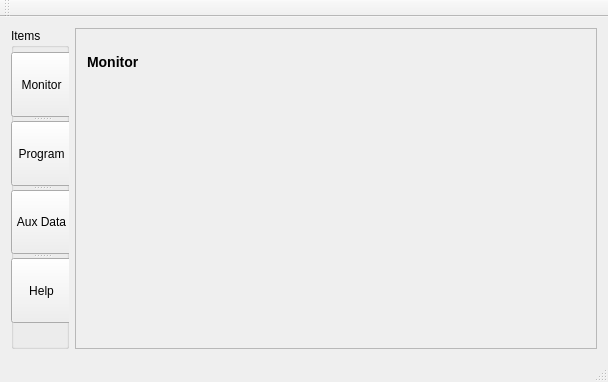
<?xml version="1.0" encoding="UTF-8"?>
<ui version="4.0">
 <class>MainWindow</class>
 <widget class="QMainWindow" name="MainWindow">
  <property name="geometry">
   <rect>
    <x>0</x>
    <y>0</y>
    <width>608</width>
    <height>382</height>
   </rect>
  </property>
  <property name="windowTitle">
   <string>MainWindow</string>
  </property>
  <widget class="QWidget" name="centralWidget">
   <layout class="QHBoxLayout" name="horizontalLayout_2">
    <item>
     <layout class="QHBoxLayout" name="horizontalLayout">
      <item>
       <widget class="QGroupBox" name="navGroupBox">
        <property name="title">
         <string>Items</string>
        </property>
        <widget class="QSplitter" name="splitter">
         <property name="geometry">
          <rect>
           <x>0</x>
           <y>24</y>
           <width>61</width>
           <height>271</height>
          </rect>
         </property>
         <property name="orientation">
          <enum>Qt::Vertical</enum>
         </property>
         <widget class="QPushButton" name="monitorButton">
          <property name="text">
           <string>Monitor</string>
          </property>
         </widget>
         <widget class="QPushButton" name="programButton">
          <property name="text">
           <string>Program</string>
          </property>
         </widget>
         <widget class="QPushButton" name="auxButton">
          <property name="text">
           <string>Aux Data</string>
          </property>
         </widget>
         <widget class="QPushButton" name="helpButton">
          <property name="text">
           <string>Help</string>
          </property>
         </widget>
        </widget>
        <zorder>splitter</zorder>
        <zorder>stackedWidget</zorder>
        <zorder>stackedWidget</zorder>
        <zorder>stackedWidget</zorder>
        <zorder>stackedWidget</zorder>
        <zorder>stackedWidget</zorder>
        <zorder>stackedWidget</zorder>
       </widget>
      </item>
      <item>
       <widget class="QStackedWidget" name="stackedWidget">
        <property name="frameShape">
         <enum>QFrame::StyledPanel</enum>
        </property>
        <property name="frameShadow">
         <enum>QFrame::Raised</enum>
        </property>
        <property name="lineWidth">
         <number>1</number>
        </property>
        <widget class="QWidget" name="monitorPage">
         <layout class="QVBoxLayout" name="verticalLayout">
          <item>
           <widget class="QLabel" name="labelMonitor">
            <property name="text">
             <string>&lt;h3&gt;Monitor&lt;/h3&gt;</string>
            </property>
           </widget>
          </item>
          <item>
           <widget class="QSplitter" name="splitter_2">
            <property name="orientation">
             <enum>Qt::Horizontal</enum>
            </property>
           </widget>
          </item>
          <item>
           <widget class="QFrame" name="frame">
            <property name="sizePolicy">
             <sizepolicy hsizetype="Fixed" vsizetype="Preferred">
              <horstretch>0</horstretch>
              <verstretch>0</verstretch>
             </sizepolicy>
            </property>
            <property name="frameShape">
             <enum>QFrame::StyledPanel</enum>
            </property>
            <property name="frameShadow">
             <enum>QFrame::Raised</enum>
            </property>
            <widget class="QLabel" name="labelH1">
             <property name="geometry">
              <rect>
               <x>150</x>
               <y>10</y>
               <width>20</width>
               <height>25</height>
              </rect>
             </property>
             <property name="text">
              <string>&lt;h4&gt;H1&lt;/h4&gt;</string>
             </property>
            </widget>
            <widget class="QProgressBar" name="t1ProgressBar">
             <property name="geometry">
              <rect>
               <x>40</x>
               <y>60</y>
               <width>81</width>
               <height>21</height>
              </rect>
             </property>
             <property name="value">
              <number>24</number>
             </property>
            </widget>
            <widget class="QProgressBar" name="h2ProgressBar">
             <property name="geometry">
              <rect>
               <x>180</x>
               <y>60</y>
               <width>121</width>
               <height>25</height>
              </rect>
             </property>
             <property name="value">
              <number>24</number>
             </property>
            </widget>
            <widget class="QLabel" name="labelH2">
             <property name="geometry">
              <rect>
               <x>150</x>
               <y>60</y>
               <width>20</width>
               <height>25</height>
              </rect>
             </property>
             <property name="text">
              <string>&lt;h4&gt;H1&lt;/h4&gt;</string>
             </property>
            </widget>
            <widget class="QProgressBar" name="t2ProgressBar">
             <property name="geometry">
              <rect>
               <x>180</x>
               <y>10</y>
               <width>121</width>
               <height>25</height>
              </rect>
             </property>
             <property name="value">
              <number>24</number>
             </property>
            </widget>
            <widget class="QLabel" name="labelT2">
             <property name="geometry">
              <rect>
               <x>10</x>
               <y>60</y>
               <width>33</width>
               <height>25</height>
              </rect>
             </property>
             <property name="text">
              <string>&lt;h4&gt;T2&lt;/h4&gt;</string>
             </property>
            </widget>
            <widget class="QProgressBar" name="h1ProgressBar">
             <property name="geometry">
              <rect>
               <x>40</x>
               <y>10</y>
               <width>89</width>
               <height>25</height>
              </rect>
             </property>
             <property name="value">
              <number>24</number>
             </property>
            </widget>
            <widget class="QLabel" name="labelT1">
             <property name="geometry">
              <rect>
               <x>10</x>
               <y>10</y>
               <width>31</width>
               <height>21</height>
              </rect>
             </property>
             <property name="text">
              <string>&lt;h4&gt;T1&lt;/h4&gt;</string>
             </property>
            </widget>
           </widget>
          </item>
          <item>
           <widget class="QSplitter" name="splitter_4">
            <property name="orientation">
             <enum>Qt::Horizontal</enum>
            </property>
           </widget>
          </item>
          <item>
           <widget class="QSplitter" name="splitter_3">
            <property name="orientation">
             <enum>Qt::Horizontal</enum>
            </property>
           </widget>
          </item>
          <item>
           <widget class="QSplitter" name="splitter_5">
            <property name="orientation">
             <enum>Qt::Horizontal</enum>
            </property>
           </widget>
          </item>
         </layout>
        </widget>
        <widget class="QWidget" name="programPage">
         <widget class="QLabel" name="labelProgram">
          <property name="geometry">
           <rect>
            <x>190</x>
            <y>0</y>
            <width>111</width>
            <height>20</height>
           </rect>
          </property>
          <property name="text">
           <string>&lt;h3&gt;program Set&lt;/h3&gt;</string>
          </property>
         </widget>
        </widget>
        <widget class="QWidget" name="auxPage">
         <widget class="QLabel" name="labelAux">
          <property name="geometry">
           <rect>
            <x>210</x>
            <y>0</y>
            <width>67</width>
            <height>17</height>
           </rect>
          </property>
          <property name="text">
           <string>&lt;h3&gt;Aux Data&lt;/h3&gt;</string>
          </property>
         </widget>
        </widget>
        <widget class="QWidget" name="helpPage">
         <widget class="QLabel" name="labelHelp">
          <property name="geometry">
           <rect>
            <x>240</x>
            <y>0</y>
            <width>41</width>
            <height>21</height>
           </rect>
          </property>
          <property name="text">
           <string>&lt;h3&gt;Help&lt;/h3&gt;</string>
          </property>
         </widget>
        </widget>
       </widget>
      </item>
     </layout>
    </item>
   </layout>
  </widget>
  <widget class="QMenuBar" name="menuBar">
   <property name="geometry">
    <rect>
     <x>0</x>
     <y>0</y>
     <width>608</width>
     <height>25</height>
    </rect>
   </property>
  </widget>
  <widget class="QToolBar" name="mainToolBar">
   <attribute name="toolBarArea">
    <enum>TopToolBarArea</enum>
   </attribute>
   <attribute name="toolBarBreak">
    <bool>false</bool>
   </attribute>
  </widget>
  <widget class="QStatusBar" name="statusBar"/>
 </widget>
 <layoutdefault spacing="6" margin="11"/>
 <resources/>
 <connections/>
</ui>
